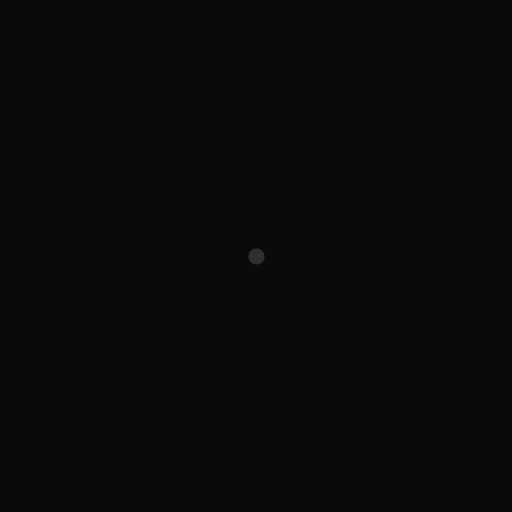
Frame 1 (no input)
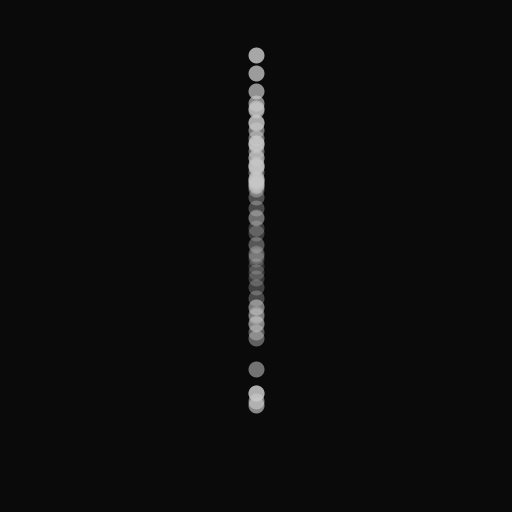
Frame 60 (the mouse pressed at the canvas centre just before this capture)
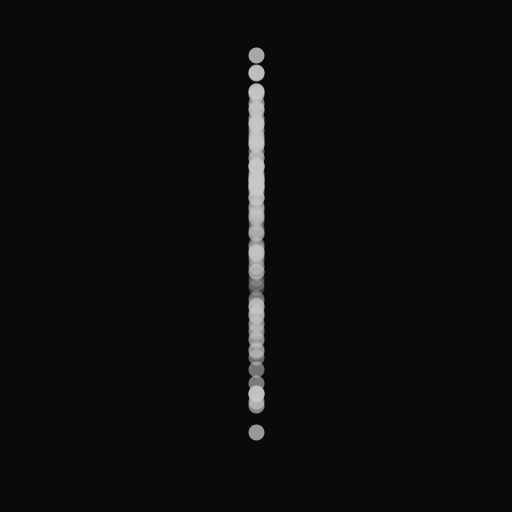
Frame 120 (the mouse held since frame 60 and released just before this capture)

The Processing sketch that drew these frames (run headless with seeded random() and noise(); from frame 60 on, the mouse is pressed at the canvas centre):

// Processing sketch: build
// ── build.pde

float yoff = 0;
float t =0;
PVector center, location;

void setup() {
	size(512, 512);
	background(10);	

	center = new PVector(width/2, height/2);
}

void draw() {
	// clear();
	location = new PVector(width/2, height/2 + yoff);
	float dist = PVector.dist(center, location);
	dist = map(dist, 0, height/2, 50,255);
	stroke(200, dist);
	strokeWeight(16);
	point(location.x, location.y);

	t += 1;
	yoff = noise(t) ;
	yoff = map(yoff, 0,1, -height/2 , height/2);


}

void mousePressed(){
		background(10);	

}
